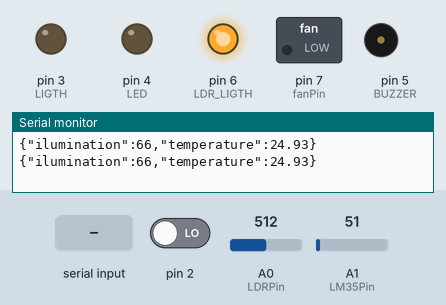
This sketch was run on a simulated Arduino Uno, built with avr-gcc and run on an emulated ATmega328P. On the bench: switched loads named in the sketch (green lamp = pin HIGH), output pins drawn as LEDs (lit = HIGH), buzzer (waves = sounding, pin HIGH), the last lines printed to the serial monitor. Inputs (shaded band) come from the test bench; at power-on: A1 (LM35Pin) = 51, A0 (LDRPin) = 512, pin 2 LOW.

Above: at 1.2 s.
1.3 s: A1 (LM35Pin) set to 64
At 4.2 s:
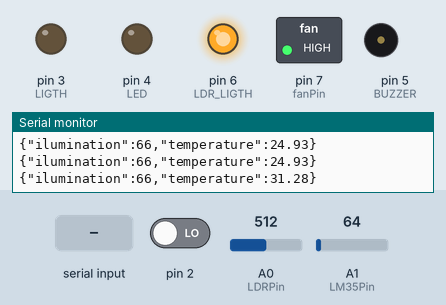
4.3 s: A0 (LDRPin) set to 600
7.0 s: A0 (LDRPin) set to 632
At 9.8 s:
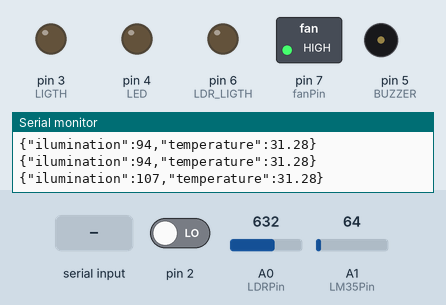
10.0 s: A1 (LM35Pin) set to 30
At 11.2 s:
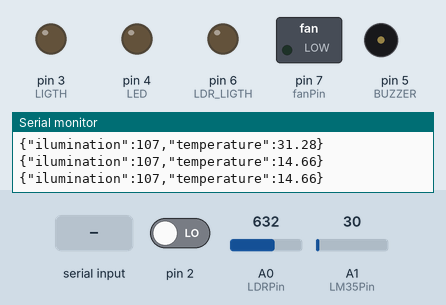
11.5 s: "q\n" received over Serial
At 12.9 s:
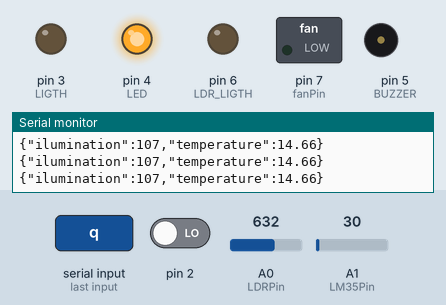
13.5 s: A1 (LM35Pin) set to 61
At 16.9 s:
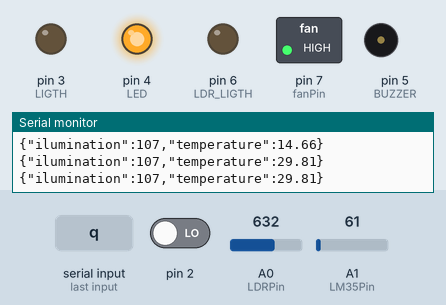
Timing chart, 0 to 17.5 s (numbered marks = the images above; inputs shaded):
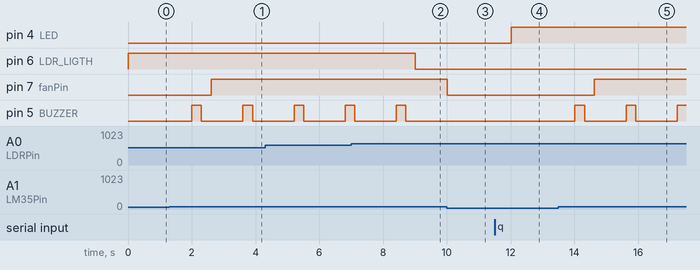

The sketch:

HomeFarm.ino
```cpp
int READER = 0;
String valueToReturn = "";

const int LED = 4;

const int LIGTH = 3;
int lapseOfTime = 6400;   // Variable del tiempo de disparo Dimmer

const int LDRPin = A0;
const int LDR_LIGTH = 6;
int LDRPinValue = 0;
const long A = 1000;     //Resistencia en oscuridad en KΩ
const int B = 15;        //Resistencia a la luz (10 Lux) en KΩ
const int Rc = 10;       //Resistencia calibracion en KΩ
int ilum;

float temperature, LM35PinMillivoltsValue;
const int LM35Pin = A1;
int LM35PinValue = 0;
const int BUZZER = 5;
const int fanPin = 7;

int PWM_LED;

void setup() {
  Serial.begin(9600); // abre el puerto serie
  while (!Serial) {
    ; // wait for serial port to connect.
  }

  pinMode(LED, OUTPUT);
  pinMode(LDR_LIGTH, OUTPUT);
  pinMode(LIGTH, OUTPUT);
  pinMode(BUZZER, OUTPUT);
  pinMode(LM35Pin, INPUT);
  digitalWrite(LED, LOW);
  pinMode(fanPin, OUTPUT);
  attachInterrupt(0, zeroCrossing, RISING);  // Interrupcion 0 (pin2)
}                                         // LOW, CHANGE, RISING, FALLING

void loop() {
  if (Serial.available() > 0) {
    READER = Serial.read();

    if (READER != -1) {  // -1 means no data is available
      if (READER == 'q') {
        digitalWrite(LED, HIGH);
      }
      if (READER == 'w') {
        digitalWrite(LED, LOW);
      }

      if(READER == 'a') lapseOfTime = 6400;
      if(READER == 'b') lapseOfTime = 5300;
      if(READER == 'c') lapseOfTime = 5100;
      if(READER == 'd') lapseOfTime = 4900;
      if(READER == 'e') lapseOfTime = 4500;
      if(READER == 'f') lapseOfTime = 4100;
      if(READER == 'g') lapseOfTime = 3500;
      if(READER == 'h') lapseOfTime = 3000;
      if(READER == 'i') lapseOfTime = 1000;
      if(READER == 'j') lapseOfTime = 0;
    }
  }

  LM35PinValue = analogRead(LM35Pin);
  LM35PinValue = analogRead(LM35Pin);  // Evita inestabilidad al combinar LM35 y LDR
  LM35PinMillivoltsValue = (LM35PinValue / 1023.0) * 5000;
  temperature = LM35PinMillivoltsValue / 10;

  LDRPinValue = analogRead(LDRPin);
  LDRPinValue = analogRead(LDRPin);  // Evita nestabilidad al combinar LM35 y LDR
  // ilum = ((long)(1024-LDRPinValue)*A*10)/((long)B*Rc*LDRPinValue);  //usar si LDR entre GND y A0
  ilum = ((long)LDRPinValue*A*10)/((long)B*Rc*(1024-LDRPinValue));  //usar si LDR entre A0 y Vcc

  // PWM_LED = map(LDRPinValue, 0, 1023, 255, 0);
  // analogWrite(LDR_LIGTH, PWM_LED);

  if(temperature >= 28) {
    digitalWrite(BUZZER, HIGH);
    delay(300);
    digitalWrite(BUZZER, LOW);
    delay(300);
    digitalWrite(fanPin, HIGH);
  } else {
    digitalWrite(fanPin, LOW);
  }

  if(ilum <= 100) {
    digitalWrite(LDR_LIGTH, HIGH);
  } else {
    digitalWrite(LDR_LIGTH, LOW);
  }

  valueToReturn = String("{\"ilumination\":") + String(ilum) + String(",\"temperature\":") + String(temperature) + String("}");
  Serial.print(valueToReturn + "\n");

  delay(1000);
}

void zeroCrossing() {   // Funcion que se ejecuta durante cada interrupion
  delayMicroseconds(lapseOfTime);
  digitalWrite(LIGTH, HIGH);
  delayMicroseconds(100);
  digitalWrite(LIGTH, LOW);
}
```

Measured:
- the behaviour switches between 57 and 58 on A1 (LM35Pin) (found by bisection; images 0 and 1)
- the behaviour switches between 616 and 617 on A0 (LDRPin) (found by bisection; images 1 and 2)
- after the input at 1.3 s, pin 7 (fanPin): LOW → HIGH after 1.3 s; pin 5 (BUZZER): alternates HIGH for 0.30 s and LOW for 1.3 s, starting after 0.70 s
- after the input at 7.0 s, pin 6 (LDR_LIGTH): HIGH → LOW after 2.0 s
- after the input at 10.0 s, pin 7 (fanPin): HIGH → LOW at once; pin 5 (BUZZER): stays LOW (without the input it goes to HIGH after 0.01 s)
- after the input at 11.5 s, pin 4 (LED): LOW → HIGH after 0.51 s
- after the input at 13.5 s, pin 7 (fanPin): LOW → HIGH after 1.1 s; pin 5 (BUZZER): alternates HIGH for 0.30 s and LOW for 1.3 s, starting after 0.52 s
